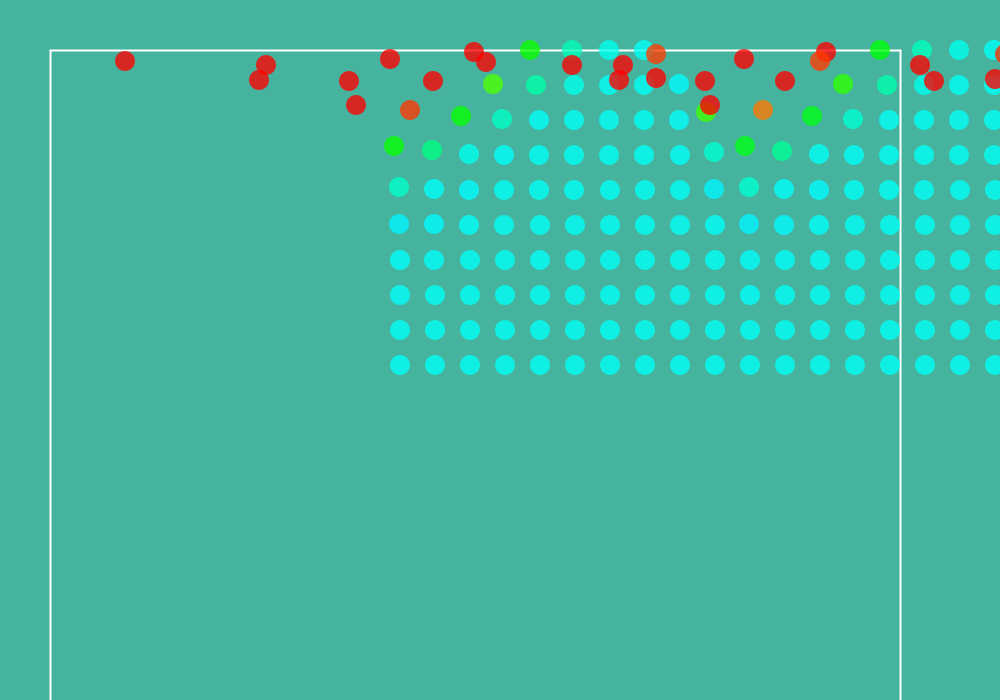
Frame 1 (no input)
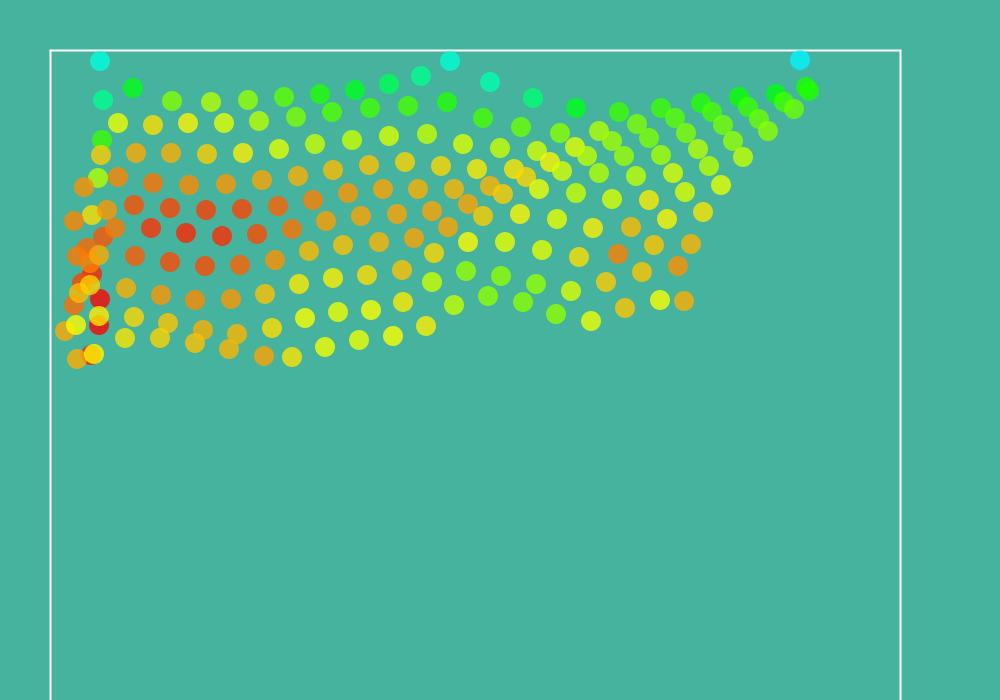
Frame 60 (the mouse pressed at the canvas centre just before this capture)
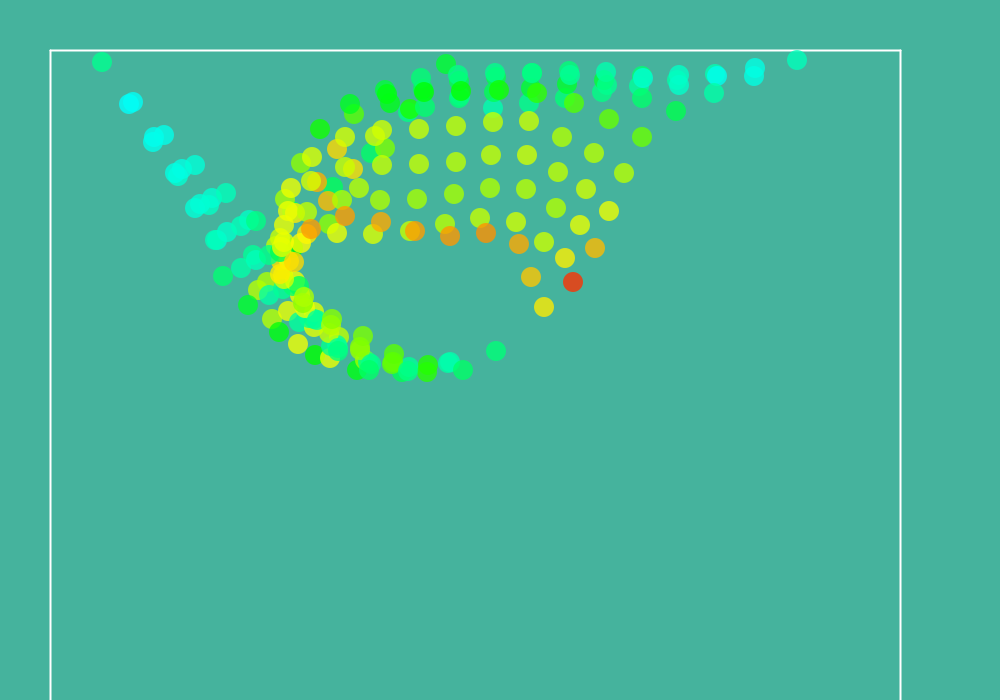
Frame 120 (the mouse held since frame 60 and released just before this capture)

The Processing sketch that drew these frames (run headless with seeded random() and noise(); from frame 60 on, the mouse is pressed at the canvas centre):

// Processing sketch: fisica_verlet
// ── fisica_verlet.pde
int wid=21;
int hei=10;
int max=wid*hei;
int timestep=10;
int cyinf=750;
int cder=900;
int cizq=50;
particle[]ball=new particle[max];
void setup() {
  size(1000, 700);
  for (int i=0; i<wid; i++) {
    for (int j=0; j<hei; j++) {
      ball[i+j*wid]=new particle(400+i*35, 50+j*35, 10);//(int)random(5,20));
      ball[i+j*wid].gravity(0.5);
    }
  }
  rectMode(CENTER);
}

void draw() {
  backframe();
  colorMode(HSB, 255);
  for (int j=0; j< timestep; j++) {
    substep();
  }
  for (int i=0; i<max; i++) {
    ball[i].refresh();
  }
}

void substep() {
  int k=1;

  fix(ball[0], 400-300, 60);
  fix(ball[10], 750-300, 60);
  fix(ball[20], 1100-300, 60);
  if (mousePressed)fix(ball[wid*(hei-1)+4], mouseX, mouseY);

  for (int j=0; j<hei-1; j++) {
    for (int i=0; i<wid-1; i++) {
      interlink(ball[i+j*wid], ball[i+1+j*wid], 35, timestep, k);
      interlink(ball[i+j*wid], ball[i+j*wid+wid], 35, timestep, k);
    }
    interlink(ball[wid-1+j*wid], ball[wid-1+j*wid+wid], 35, timestep, k);
  }
  for (int i=0; i<wid-1; i++) {
    int j=hei-1;
    interlink(ball[i+j*wid], ball[i+1+j*wid], 35, timestep, k);
  }
  
  for (int i=0; i<max; i++) {
    ball[i].update(timestep);
  }
}

void interlink(particle one, particle two, int space, int timestep, int k) {
  if (k!=0) {
    two.specialLink(one, space, 1.0/k, timestep);
    one.specialLink(two, space, 1.0/k, timestep);
  } else {
    two.rigidLink(one, space, timestep);
    one.rigidLink(two, space, timestep);
  }
  //strokeWeight(0.5);
  //stroke(255);
  //line(one.x, one.y, two.x, two.y);
}

void fix(particle p, int x, int y) {
  p.x=x;
  p.y=y;
  p.vx=0;
  p.vy=0;
}
void backframe() {
  colorMode(RGB);
  background(69, 179, 157 );
  strokeWeight(2);
  stroke(255);

  line(cizq, 50, cizq, cyinf);
  line(cizq, 50, cder, 50);
  line(cizq, cyinf, cder, cyinf);
  line(cder, 50, cder, cyinf);
  noStroke();
}

// ── particle.pde
public class particle {
  float x, y, vx, vy, ax, ay;
  int r;
  int cyinf=1000;
  int cysup=-1000;
  int cizq=-1000;
  int cder=2000;

  float distance(particle other) {
    return sqrt(pow(this.x-other.x, 2)+pow(this.y-other.y, 2));
  }

  void specialLink(particle other, float L, float constant, int timestep) {//resistencia a estirarse
    float distance=distance(other);
    if (distance>1 && distance>L) {
      float ejeX=(this.x-other.x)/distance;
      float ejeY=(this.y-other.y)/distance;
      float delta=L-distance;
      delta*=constant;

      x+=ejeX*delta/timestep;
      y+=ejeY*delta/timestep;

      vx+=delta*ejeX/timestep;
      vy+=delta*ejeY/timestep;
    }
  }

  void softLink(particle other, float L, float constant, int timestep) { // resistencia a estirarse y contraerse
    float distance=distance(other);
    if (distance>1) {
      float ejeX=(this.x-other.x)/distance;
      float ejeY=(this.y-other.y)/distance;
      float delta=L-distance;
      delta*=constant;

      x+=ejeX*delta/timestep;
      y+=ejeY*delta/timestep;

      vx+=delta*ejeX/timestep;
      vy+=delta*ejeY/timestep;
    }
  }

  void rigidLink(particle other, float L, int timestep) { //dinamica de posicion asegurada (pero con resistencia a estirarse) 
    float distance=distance(other);
    if (distance>1 && distance>L) {
      float ejeX=(this.x-other.x)/distance;
      float ejeY=(this.y-other.y)/distance;
      float delta=L-distance;
      
      float prevx=x;
      float prevy=y;
      x+=ejeX*delta/timestep;
      y+=ejeY*delta/timestep;

      vx+=(x-prevx)*timestep;
      vy+=(y-prevy)*timestep;
    }
  }

  void interact(particle[]other, int max, float mult, float tolerance, int timestep) {
    for (int i=0; i<max; i++) {
      float distance=distance(other[i]);
      if (distance<r+other[i].r && distance>1) {
        float ejeColisionX=(this.x-other[i].x)/distance;
        float ejeColisionY=(this.y-other[i].y)/distance;
        float delta=r+other[i].r-distance;

        float prevx=x;
        float prevy=y;

        x+=ejeColisionX*delta*tolerance/timestep;
        y+=ejeColisionY*delta*tolerance/timestep;

        vx+=(x-prevx)*timestep*tolerance;
        vy+=(y-prevy)*timestep*tolerance;
      }
    }
  }

  void gravity(float g) {
    ay=g;
  }

  void update(float step) {//steps por segundo
    step=1/step;
    vx+=ax*step;
    vy+=ay*step;
    x+=vx*step;
    y+=vy*step;
    constraint();
  }
  void refresh() {
    colorMode(HSB, 255);
    float shade=130-(int)255*sqrt(vx*vx+vy*vy)/40;
    fill((int)shade, 255, 255, 200);
    ellipse((int)x, (int)y, r*2, r*2);
  }
  void refresh(color shade) {
    colorMode(RGB);
    fill(shade);
    ellipse((int)x, (int)y, r*2, r*2);
  }

  public particle(float x, float y, int r) {
    this.x=x;
    this.y=y;
    this.vx=0;
    this.vy=0;
    this.ax=0;
    this.ay=0;
    this.r=r;
  }

  void constraint() {
    if (x>cder-r) {
      float prevx=x;
      x=cder-r;
      vx+=(x-prevx)*timestep;
    }
    if (x<cizq+r) {
      float prevx=x;
      x=cizq+r;
      vx+=(x-prevx)*timestep;
    }
    if (y>cyinf-r) {
      float prevy=y;
      y=cyinf-r;
      vy+=(y-prevy)*timestep;
    }
    if (y<cysup+r) {
      float prevy=y;
      y=cysup+r;
      vy+=(y-prevy)*timestep;
    }
  }
}
